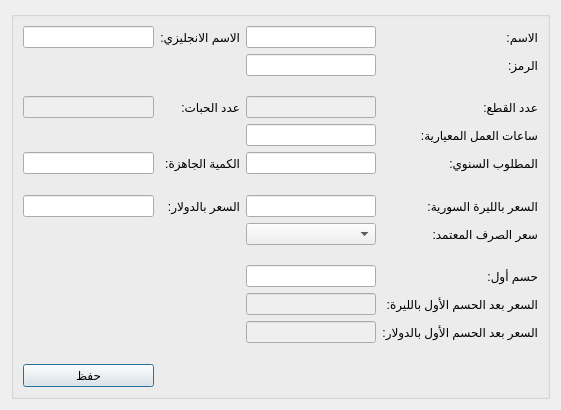
<?xml version="1.0" encoding="UTF-8"?>
<ui version="4.0">
 <class>ProductEdit</class>
 <widget class="QDialog" name="ProductEdit">
  <property name="geometry">
   <rect>
    <x>0</x>
    <y>0</y>
    <width>561</width>
    <height>410</height>
   </rect>
  </property>
  <property name="windowTitle">
   <string>تعديل منتج جاهز</string>
  </property>
  <property name="windowIcon">
   <iconset>
    <normaloff>graphics/icon.xpm</normaloff>graphics/icon.xpm</iconset>
  </property>
  <layout class="QGridLayout" name="gridLayout">
   <item row="0" column="0">
    <widget class="QGroupBox" name="groupBox_2">
     <property name="title">
      <string/>
     </property>
     <layout class="QGridLayout" name="gridLayout_3">
      <item row="11" column="6">
       <widget class="QLabel" name="label_10">
        <property name="text">
         <string>حسم أول:</string>
        </property>
       </widget>
      </item>
      <item row="5" column="1">
       <widget class="QLabel" name="label_7">
        <property name="text">
         <string>الكمية الجاهزة:</string>
        </property>
       </widget>
      </item>
      <item row="3" column="1">
       <widget class="QLabel" name="label_8">
        <property name="text">
         <string>عدد الحبات:</string>
        </property>
       </widget>
      </item>
      <item row="0" column="4">
       <widget class="QLineEdit" name="name_input"/>
      </item>
      <item row="13" column="4">
       <widget class="QLineEdit" name="discount_1_result_usd">
        <property name="enabled">
         <bool>false</bool>
        </property>
       </widget>
      </item>
      <item row="9" column="4">
       <widget class="QComboBox" name="exchange_combobox"/>
      </item>
      <item row="5" column="4">
       <widget class="QLineEdit" name="year_require_input"/>
      </item>
      <item row="8" column="6">
       <widget class="QLabel" name="label_9">
        <property name="text">
         <string>السعر بالليرة السورية:</string>
        </property>
       </widget>
      </item>
      <item row="4" column="4">
       <widget class="QLineEdit" name="workhours_input"/>
      </item>
      <item row="4" column="6">
       <widget class="QLabel" name="label_4">
        <property name="text">
         <string>ساعات العمل المعيارية:</string>
        </property>
       </widget>
      </item>
      <item row="12" column="4">
       <widget class="QLineEdit" name="discount_1_result_sp">
        <property name="enabled">
         <bool>false</bool>
        </property>
       </widget>
      </item>
      <item row="13" column="6">
       <widget class="QLabel" name="label_17">
        <property name="text">
         <string>السعر بعد الحسم الأول بالدولار:</string>
        </property>
       </widget>
      </item>
      <item row="10" column="4">
       <spacer name="verticalSpacer">
        <property name="orientation">
         <enum>Qt::Vertical</enum>
        </property>
        <property name="sizeType">
         <enum>QSizePolicy::Maximum</enum>
        </property>
        <property name="sizeHint" stdset="0">
         <size>
          <width>20</width>
          <height>30</height>
         </size>
        </property>
       </spacer>
      </item>
      <item row="8" column="1">
       <widget class="QLabel" name="label_14">
        <property name="text">
         <string>السعر بالدولار:</string>
        </property>
       </widget>
      </item>
      <item row="12" column="6">
       <widget class="QLabel" name="label_16">
        <property name="text">
         <string>السعر بعد الحسم الأول بالليرة:</string>
        </property>
       </widget>
      </item>
      <item row="1" column="6">
       <widget class="QLabel" name="label_5">
        <property name="text">
         <string>الرمز:</string>
        </property>
       </widget>
      </item>
      <item row="3" column="6">
       <widget class="QLabel" name="label_3">
        <property name="text">
         <string>عدد القطع:</string>
        </property>
       </widget>
      </item>
      <item row="8" column="4">
       <widget class="QLineEdit" name="price_input"/>
      </item>
      <item row="2" column="4">
       <spacer name="verticalSpacer_2">
        <property name="orientation">
         <enum>Qt::Vertical</enum>
        </property>
        <property name="sizeType">
         <enum>QSizePolicy::Maximum</enum>
        </property>
        <property name="sizeHint" stdset="0">
         <size>
          <width>20</width>
          <height>30</height>
         </size>
        </property>
       </spacer>
      </item>
      <item row="14" column="1">
       <spacer name="verticalSpacer_3">
        <property name="orientation">
         <enum>Qt::Vertical</enum>
        </property>
        <property name="sizeType">
         <enum>QSizePolicy::Maximum</enum>
        </property>
        <property name="sizeHint" stdset="0">
         <size>
          <width>20</width>
          <height>30</height>
         </size>
        </property>
       </spacer>
      </item>
      <item row="5" column="0">
       <widget class="QLineEdit" name="ready_input"/>
      </item>
      <item row="3" column="4">
       <widget class="QLineEdit" name="quantity_input">
        <property name="enabled">
         <bool>false</bool>
        </property>
       </widget>
      </item>
      <item row="11" column="4">
       <widget class="QLineEdit" name="discount_1_input"/>
      </item>
      <item row="0" column="6">
       <widget class="QLabel" name="label">
        <property name="text">
         <string>الاسم:</string>
        </property>
       </widget>
      </item>
      <item row="3" column="0">
       <widget class="QLineEdit" name="pills_input">
        <property name="enabled">
         <bool>false</bool>
        </property>
       </widget>
      </item>
      <item row="9" column="6">
       <widget class="QLabel" name="label_15">
        <property name="text">
         <string>سعر الصرف المعتمد:</string>
        </property>
       </widget>
      </item>
      <item row="8" column="0">
       <widget class="QLineEdit" name="price_input_usd"/>
      </item>
      <item row="0" column="1">
       <widget class="QLabel" name="label_2">
        <property name="text">
         <string>الاسم الانجليزي:</string>
        </property>
       </widget>
      </item>
      <item row="5" column="6">
       <widget class="QLabel" name="label_6">
        <property name="text">
         <string>المطلوب السنوي:</string>
        </property>
       </widget>
      </item>
      <item row="1" column="4">
       <widget class="QLineEdit" name="code_input"/>
      </item>
      <item row="15" column="0">
       <widget class="QPushButton" name="save_btn">
        <property name="text">
         <string>حفظ</string>
        </property>
       </widget>
      </item>
      <item row="0" column="0">
       <widget class="QLineEdit" name="name_en_input"/>
      </item>
      <item row="6" column="4">
       <spacer name="verticalSpacer_4">
        <property name="orientation">
         <enum>Qt::Vertical</enum>
        </property>
        <property name="sizeType">
         <enum>QSizePolicy::Maximum</enum>
        </property>
        <property name="sizeHint" stdset="0">
         <size>
          <width>20</width>
          <height>30</height>
         </size>
        </property>
       </spacer>
      </item>
     </layout>
    </widget>
   </item>
  </layout>
 </widget>
 <resources/>
 <connections/>
</ui>
